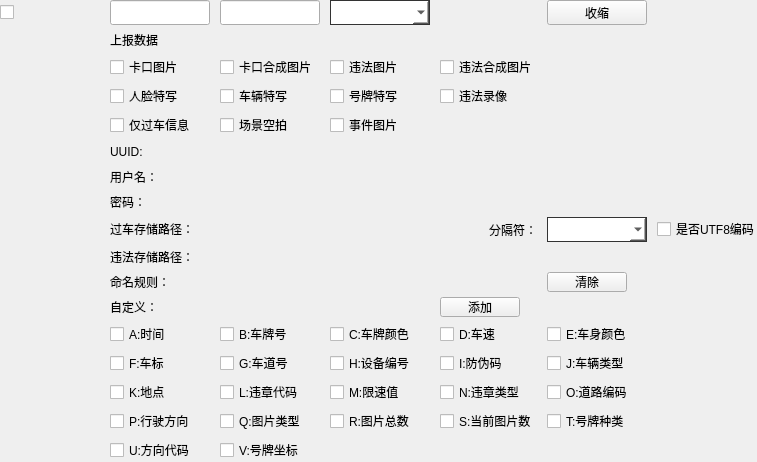
<?xml version="1.0" encoding="UTF-8"?>
<ui version="4.0">
 <class>Dlg_PlatComponent</class>
 <widget class="QWidget" name="Dlg_PlatComponent">
  <property name="geometry">
   <rect>
    <x>0</x>
    <y>0</y>
    <width>757</width>
    <height>432</height>
   </rect>
  </property>
  <property name="windowTitle">
   <string>Dlg_PlatComponent</string>
  </property>
  <property name="styleSheet">
   <string notr="true"/>
  </property>
  <layout class="QVBoxLayout" name="verticalLayout">
   <property name="spacing">
    <number>0</number>
   </property>
   <property name="leftMargin">
    <number>0</number>
   </property>
   <property name="topMargin">
    <number>0</number>
   </property>
   <property name="rightMargin">
    <number>0</number>
   </property>
   <property name="bottomMargin">
    <number>0</number>
   </property>
   <item>
    <layout class="QGridLayout" name="gridLayout_3">
     <property name="horizontalSpacing">
      <number>10</number>
     </property>
     <property name="verticalSpacing">
      <number>5</number>
     </property>
     <item row="16" column="2">
      <widget class="QCheckBox" name="chk_cardNumberPos">
       <property name="text">
        <string>V:号牌坐标</string>
       </property>
      </widget>
     </item>
     <item row="3" column="1">
      <widget class="QCheckBox" name="chk_faceSpecial">
       <property name="minimumSize">
        <size>
         <width>0</width>
         <height>20</height>
        </size>
       </property>
       <property name="text">
        <string>人脸特写</string>
       </property>
      </widget>
     </item>
     <item row="14" column="3">
      <widget class="QCheckBox" name="chk_limitValue">
       <property name="text">
        <string>M:限速值</string>
       </property>
      </widget>
     </item>
     <item row="15" column="3">
      <widget class="QCheckBox" name="chk_picSum">
       <property name="text">
        <string>R:图片总数</string>
       </property>
      </widget>
     </item>
     <item row="14" column="4">
      <widget class="QCheckBox" name="chk_illegalType">
       <property name="text">
        <string>N:违章类型</string>
       </property>
      </widget>
     </item>
     <item row="14" column="5">
      <widget class="QCheckBox" name="chk_roadCode">
       <property name="text">
        <string>O:道路编码</string>
       </property>
      </widget>
     </item>
     <item row="14" column="2">
      <widget class="QCheckBox" name="chk_illegalCode">
       <property name="text">
        <string>L:违章代码</string>
       </property>
      </widget>
     </item>
     <item row="7" column="1">
      <widget class="QLabel" name="label_26">
       <property name="minimumSize">
        <size>
         <width>0</width>
         <height>20</height>
        </size>
       </property>
       <property name="maximumSize">
        <size>
         <width>1677215</width>
         <height>20</height>
        </size>
       </property>
       <property name="text">
        <string>密码：</string>
       </property>
      </widget>
     </item>
     <item row="6" column="1">
      <widget class="QLabel" name="label_27">
       <property name="minimumSize">
        <size>
         <width>0</width>
         <height>20</height>
        </size>
       </property>
       <property name="maximumSize">
        <size>
         <width>16777215</width>
         <height>20</height>
        </size>
       </property>
       <property name="text">
        <string>用户名：</string>
       </property>
      </widget>
     </item>
     <item row="8" column="1">
      <widget class="QLabel" name="label_28">
       <property name="minimumSize">
        <size>
         <width>0</width>
         <height>20</height>
        </size>
       </property>
       <property name="maximumSize">
        <size>
         <width>1677</width>
         <height>20</height>
        </size>
       </property>
       <property name="text">
        <string>过车存储路径：</string>
       </property>
      </widget>
     </item>
     <item row="10" column="1">
      <widget class="QLabel" name="label_29">
       <property name="minimumSize">
        <size>
         <width>0</width>
         <height>20</height>
        </size>
       </property>
       <property name="maximumSize">
        <size>
         <width>16777215</width>
         <height>20</height>
        </size>
       </property>
       <property name="text">
        <string>命名规则：</string>
       </property>
      </widget>
     </item>
     <item row="11" column="1">
      <widget class="QLabel" name="label_30">
       <property name="minimumSize">
        <size>
         <width>0</width>
         <height>20</height>
        </size>
       </property>
       <property name="maximumSize">
        <size>
         <width>16777215</width>
         <height>20</height>
        </size>
       </property>
       <property name="text">
        <string>自定义：</string>
       </property>
      </widget>
     </item>
     <item row="15" column="5">
      <widget class="QCheckBox" name="chk_numberType">
       <property name="text">
        <string>T:号牌种类</string>
       </property>
      </widget>
     </item>
     <item row="0" column="0">
      <widget class="QCheckBox" name="chk_enable">
       <property name="minimumSize">
        <size>
         <width>100</width>
         <height>25</height>
        </size>
       </property>
       <property name="maximumSize">
        <size>
         <width>100</width>
         <height>16777215</height>
        </size>
       </property>
       <property name="text">
        <string/>
       </property>
      </widget>
     </item>
     <item row="15" column="2">
      <widget class="QCheckBox" name="chk_picType">
       <property name="text">
        <string>Q:图片类型</string>
       </property>
      </widget>
     </item>
     <item row="5" column="1">
      <widget class="QLabel" name="label_24">
       <property name="minimumSize">
        <size>
         <width>0</width>
         <height>20</height>
        </size>
       </property>
       <property name="maximumSize">
        <size>
         <width>16777215</width>
         <height>20</height>
        </size>
       </property>
       <property name="text">
        <string>UUID:</string>
       </property>
      </widget>
     </item>
     <item row="1" column="1">
      <widget class="QLabel" name="label_25">
       <property name="minimumSize">
        <size>
         <width>0</width>
         <height>20</height>
        </size>
       </property>
       <property name="maximumSize">
        <size>
         <width>1677215</width>
         <height>20</height>
        </size>
       </property>
       <property name="text">
        <string>上报数据</string>
       </property>
      </widget>
     </item>
     <item row="15" column="1">
      <widget class="QCheckBox" name="chk_direction">
       <property name="minimumSize">
        <size>
         <width>0</width>
         <height>20</height>
        </size>
       </property>
       <property name="maximumSize">
        <size>
         <width>16777215</width>
         <height>20</height>
        </size>
       </property>
       <property name="text">
        <string>P:行驶方向</string>
       </property>
      </widget>
     </item>
     <item row="2" column="1">
      <widget class="QCheckBox" name="chk_kakPic">
       <property name="minimumSize">
        <size>
         <width>0</width>
         <height>20</height>
        </size>
       </property>
       <property name="text">
        <string>卡口图片</string>
       </property>
      </widget>
     </item>
     <item row="12" column="2">
      <widget class="QCheckBox" name="chk_cardNumber">
       <property name="text">
        <string>B:车牌号</string>
       </property>
      </widget>
     </item>
     <item row="12" column="1">
      <widget class="QCheckBox" name="chk_time">
       <property name="minimumSize">
        <size>
         <width>0</width>
         <height>20</height>
        </size>
       </property>
       <property name="text">
        <string>A:时间</string>
       </property>
      </widget>
     </item>
     <item row="13" column="1">
      <widget class="QCheckBox" name="chk_cardLogo">
       <property name="minimumSize">
        <size>
         <width>0</width>
         <height>20</height>
        </size>
       </property>
       <property name="text">
        <string>F:车标</string>
       </property>
      </widget>
     </item>
     <item row="12" column="4">
      <widget class="QCheckBox" name="chk_cardSpeed">
       <property name="text">
        <string>D:车速</string>
       </property>
      </widget>
     </item>
     <item row="12" column="3">
      <widget class="QCheckBox" name="chk_NumberColor">
       <property name="text">
        <string>C:车牌颜色</string>
       </property>
      </widget>
     </item>
     <item row="0" column="2">
      <widget class="QLineEdit" name="ledt_port_2">
       <property name="minimumSize">
        <size>
         <width>100</width>
         <height>25</height>
        </size>
       </property>
       <property name="maximumSize">
        <size>
         <width>100</width>
         <height>16777215</height>
        </size>
       </property>
      </widget>
     </item>
     <item row="0" column="3">
      <widget class="QComboBox" name="cmb_type_2">
       <property name="minimumSize">
        <size>
         <width>100</width>
         <height>25</height>
        </size>
       </property>
       <property name="maximumSize">
        <size>
         <width>100</width>
         <height>16777215</height>
        </size>
       </property>
       <property name="styleSheet">
        <string notr="true">QComboBox {
    background-color: rgb(255,255,255);
    color: rgb(0, 0, 0);
border: 1px solid #333333;
}

</string>
       </property>
      </widget>
     </item>
     <item row="13" column="2">
      <widget class="QCheckBox" name="chk_laneNumber">
       <property name="text">
        <string>G:车道号</string>
       </property>
      </widget>
     </item>
     <item row="0" column="1">
      <widget class="QLineEdit" name="ledt_ip_2">
       <property name="minimumSize">
        <size>
         <width>100</width>
         <height>20</height>
        </size>
       </property>
       <property name="maximumSize">
        <size>
         <width>100</width>
         <height>25</height>
        </size>
       </property>
      </widget>
     </item>
     <item row="2" column="2">
      <widget class="QCheckBox" name="chk_kakMergePic">
       <property name="text">
        <string>卡口合成图片</string>
       </property>
      </widget>
     </item>
     <item row="14" column="1">
      <widget class="QCheckBox" name="chk_position">
       <property name="minimumSize">
        <size>
         <width>0</width>
         <height>20</height>
        </size>
       </property>
       <property name="maximumSize">
        <size>
         <width>16777</width>
         <height>20</height>
        </size>
       </property>
       <property name="text">
        <string>K:地点</string>
       </property>
      </widget>
     </item>
     <item row="13" column="5">
      <widget class="QCheckBox" name="chk_cardType">
       <property name="text">
        <string>J:车辆类型</string>
       </property>
      </widget>
     </item>
     <item row="13" column="4">
      <widget class="QCheckBox" name="chk_checkCode">
       <property name="text">
        <string>I:防伪码</string>
       </property>
      </widget>
     </item>
     <item row="3" column="2">
      <widget class="QCheckBox" name="chk_carSpecial">
       <property name="text">
        <string>车辆特写</string>
       </property>
      </widget>
     </item>
     <item row="13" column="3">
      <widget class="QCheckBox" name="chk_deviceNumber">
       <property name="text">
        <string>H:设备编号</string>
       </property>
      </widget>
     </item>
     <item row="2" column="3">
      <widget class="QCheckBox" name="chk_illegalPic">
       <property name="text">
        <string>违法图片</string>
       </property>
      </widget>
     </item>
     <item row="2" column="4">
      <widget class="QCheckBox" name="chk_illegalMeragePic">
       <property name="text">
        <string>违法合成图片</string>
       </property>
      </widget>
     </item>
     <item row="12" column="5">
      <widget class="QCheckBox" name="chk_cardColor">
       <property name="text">
        <string>E:车身颜色</string>
       </property>
      </widget>
     </item>
     <item row="4" column="1">
      <widget class="QCheckBox" name="chk_carInfo">
       <property name="minimumSize">
        <size>
         <width>0</width>
         <height>20</height>
        </size>
       </property>
       <property name="text">
        <string>仅过车信息</string>
       </property>
      </widget>
     </item>
     <item row="3" column="4">
      <widget class="QCheckBox" name="chk_illegalVideo">
       <property name="text">
        <string>违法录像</string>
       </property>
      </widget>
     </item>
     <item row="15" column="4">
      <widget class="QCheckBox" name="chk_curPicNum">
       <property name="text">
        <string>S:当前图片数</string>
       </property>
      </widget>
     </item>
     <item row="16" column="1">
      <widget class="QCheckBox" name="chk_directionCode">
       <property name="minimumSize">
        <size>
         <width>0</width>
         <height>20</height>
        </size>
       </property>
       <property name="maximumSize">
        <size>
         <width>16777215</width>
         <height>20</height>
        </size>
       </property>
       <property name="text">
        <string>U:方向代码</string>
       </property>
      </widget>
     </item>
     <item row="3" column="3">
      <widget class="QCheckBox" name="chk_numberSpecial">
       <property name="text">
        <string>号牌特写</string>
       </property>
      </widget>
     </item>
     <item row="9" column="1">
      <widget class="QLabel" name="label">
       <property name="minimumSize">
        <size>
         <width>0</width>
         <height>20</height>
        </size>
       </property>
       <property name="maximumSize">
        <size>
         <width>16777215</width>
         <height>20</height>
        </size>
       </property>
       <property name="text">
        <string>违法存储路径：</string>
       </property>
      </widget>
     </item>
     <item row="8" column="6">
      <widget class="QCheckBox" name="chk_utf8">
       <property name="minimumSize">
        <size>
         <width>100</width>
         <height>0</height>
        </size>
       </property>
       <property name="maximumSize">
        <size>
         <width>100</width>
         <height>16777215</height>
        </size>
       </property>
       <property name="text">
        <string>是否UTF8编码</string>
       </property>
      </widget>
     </item>
     <item row="8" column="5">
      <widget class="QComboBox" name="cmb_spit">
       <property name="minimumSize">
        <size>
         <width>0</width>
         <height>25</height>
        </size>
       </property>
       <property name="maximumSize">
        <size>
         <width>100</width>
         <height>16777215</height>
        </size>
       </property>
       <property name="styleSheet">
        <string notr="true">QComboBox {
    background-color: rgb(255,255,255);
    color: rgb(0, 0, 0);
border: 1px solid #333333;
}

</string>
       </property>
      </widget>
     </item>
     <item row="8" column="4">
      <widget class="QLabel" name="label_2">
       <property name="text">
        <string>分隔符：</string>
       </property>
       <property name="alignment">
        <set>Qt::AlignRight|Qt::AlignTrailing|Qt::AlignVCenter</set>
       </property>
      </widget>
     </item>
     <item row="0" column="5">
      <widget class="QPushButton" name="btn_expand_2">
       <property name="minimumSize">
        <size>
         <width>100</width>
         <height>25</height>
        </size>
       </property>
       <property name="maximumSize">
        <size>
         <width>100</width>
         <height>100</height>
        </size>
       </property>
       <property name="styleSheet">
        <string notr="true"/>
       </property>
       <property name="text">
        <string>收缩</string>
       </property>
      </widget>
     </item>
     <item row="10" column="5">
      <widget class="QPushButton" name="btn_clear">
       <property name="minimumSize">
        <size>
         <width>80</width>
         <height>20</height>
        </size>
       </property>
       <property name="maximumSize">
        <size>
         <width>80</width>
         <height>16777215</height>
        </size>
       </property>
       <property name="styleSheet">
        <string notr="true"/>
       </property>
       <property name="text">
        <string>清除</string>
       </property>
      </widget>
     </item>
     <item row="11" column="4">
      <widget class="QPushButton" name="btn_add_2">
       <property name="minimumSize">
        <size>
         <width>0</width>
         <height>20</height>
        </size>
       </property>
       <property name="maximumSize">
        <size>
         <width>80</width>
         <height>25</height>
        </size>
       </property>
       <property name="styleSheet">
        <string notr="true"/>
       </property>
       <property name="text">
        <string>添加</string>
       </property>
      </widget>
     </item>
     <item row="4" column="2">
      <widget class="QCheckBox" name="chk_snap">
       <property name="text">
        <string>场景空拍</string>
       </property>
      </widget>
     </item>
     <item row="4" column="3">
      <widget class="QCheckBox" name="chk_eventPic">
       <property name="text">
        <string>事件图片</string>
       </property>
      </widget>
     </item>
    </layout>
   </item>
   <item>
    <spacer name="verticalSpacer">
     <property name="orientation">
      <enum>Qt::Vertical</enum>
     </property>
     <property name="sizeHint" stdset="0">
      <size>
       <width>20</width>
       <height>23</height>
      </size>
     </property>
    </spacer>
   </item>
  </layout>
 </widget>
 <layoutdefault spacing="6" margin="11"/>
 <resources/>
 <connections/>
</ui>
